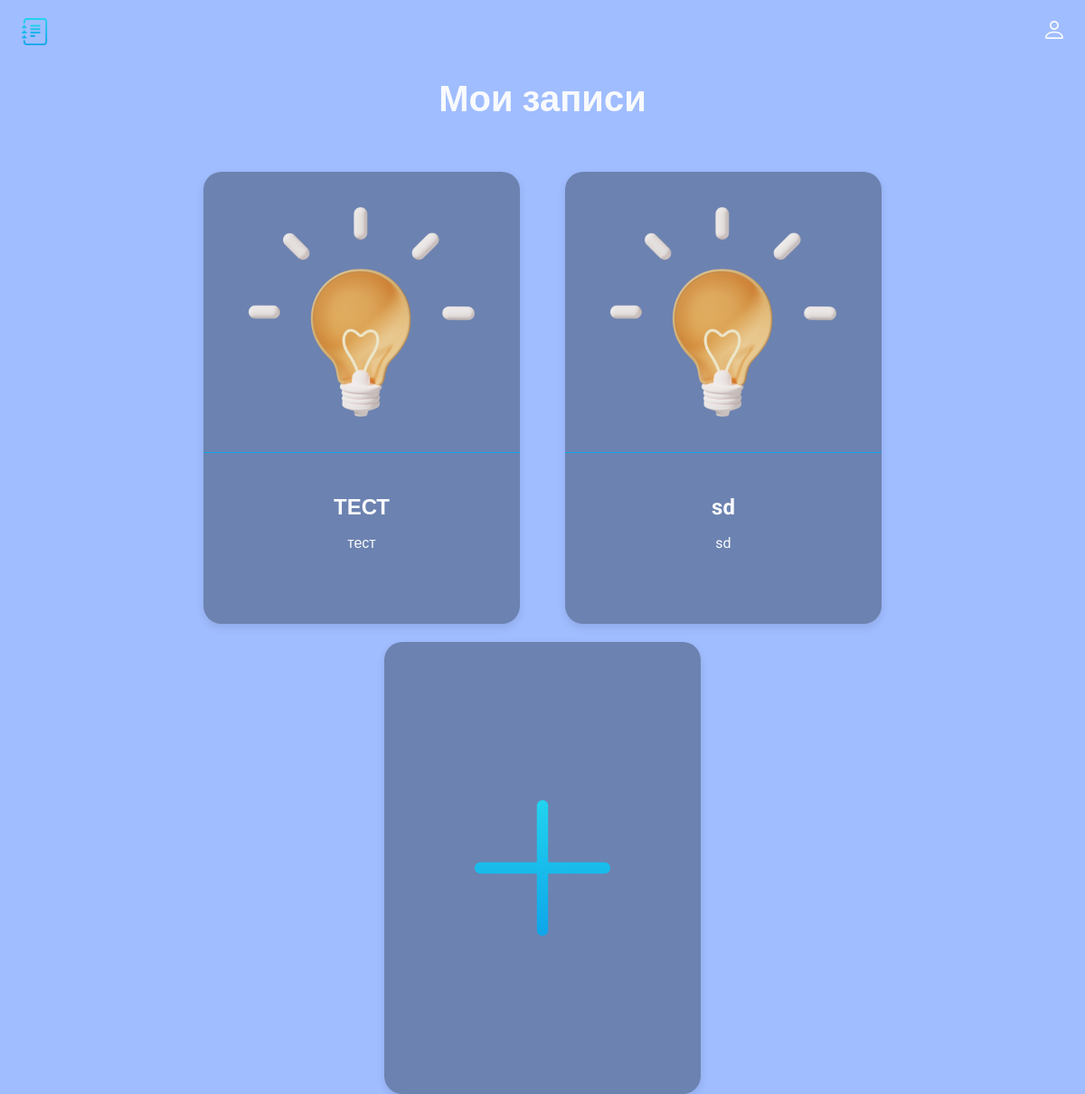
The page /index on the database as committed earlier.
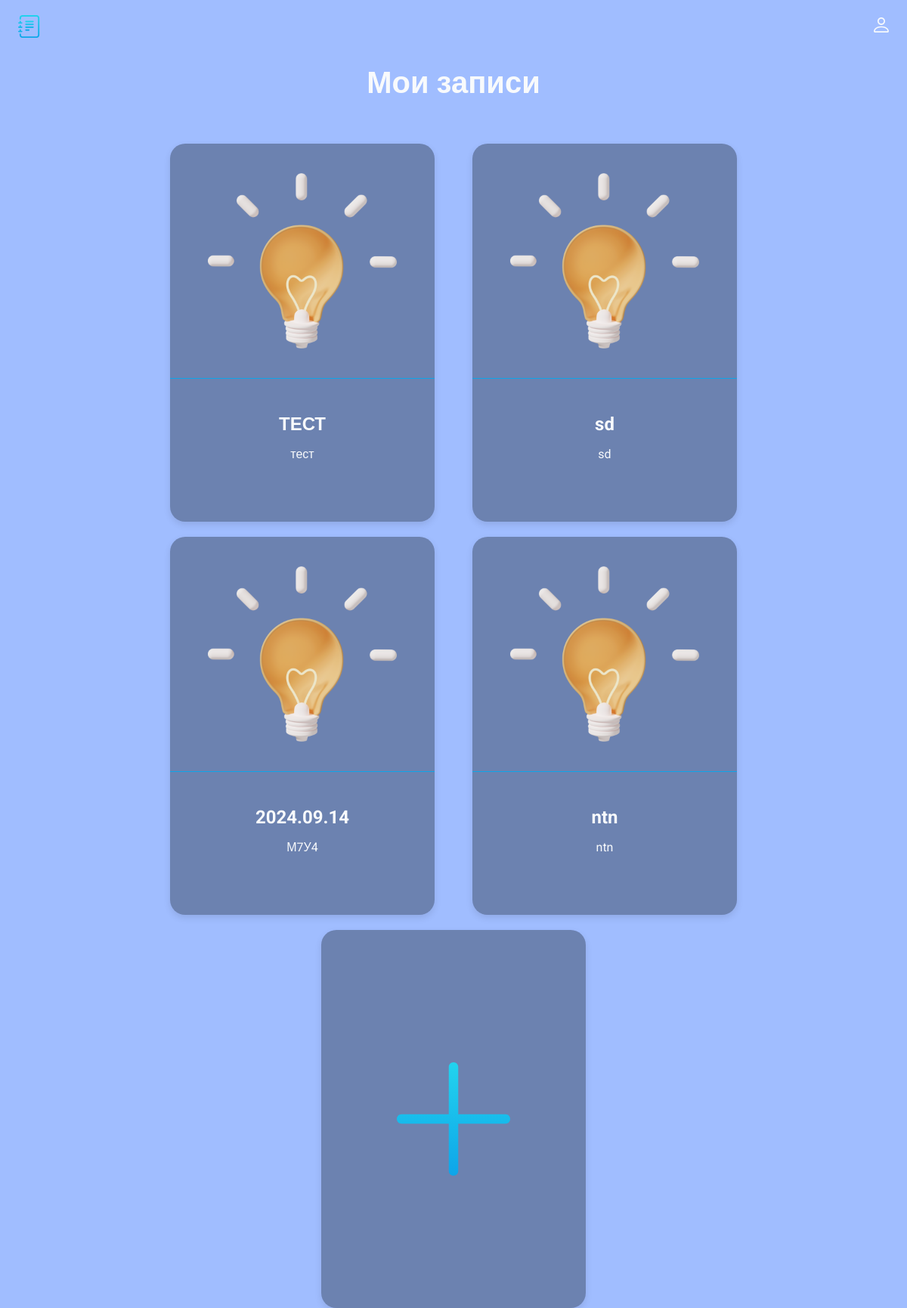
The same page on the database as committed later.
### diary-main/main.py (models this page shows, shortened)
class Card(db.Model):
    id = db.Column(db.Integer, primary_key=True)
    title = db.Column(db.String(100), nullable=False)
    subtitle = db.Column(db.String(300), nullable=False)
    text = db.Column(db.Text, nullable=False)

### diary-main/main.py (the view)
@app.route('/index')
def index():
    cards = Card.query.order_by(Card.id).all()
    return render_template('index.html', cards=cards)

### diary-main/templates/index.html (shortened to what this page needs)
<!doctype html>
<html lang="ru">
<head>
  <link rel="stylesheet" href="../static/css/style.css">
</head>
<body>
  <header class="header">
    <img src="../static/img/logo.svg" alt="logo" width="30" height="30">
    <ul class="main-list">
        <li class="list__item">
            <img src="../static/img/login.svg" alt="login" width="20" height="20">
        </li>
    </ul>
  </header>
  <main>
    {% block content %}
    <h1 class="main__title">Мои записи</h1>
    <ul class="cards-list">
      {% for el in cards%}
      <li class="card">
        <a class="card__link" href="/card/{{el.id}}">
          <img class="card__img" src="../static/img/post_icon.png" width="250" height="250" alt="post_icon">
          <div class="card__text">
            <h2 class="card__title">{{el.title}}</h2>
            <p class="card__subtitle">{{el.subtitle}}</p>
          </div>
        </a>
      </li>
      {% endfor %}
      <li class="card card--creat">
          <a class="creat__link" href="{{url_for('create')}}"></a>
      </li>
    </ul>
    {% endblock %}
  </main>
</body>
</html>

### diary-main/static/css/style.css (style rules this page uses)
body { margin: 0; padding: 0; font-family: 'Roboto', sans-serif; font-size: 16px; line-height: 20px; background-color: #a0bdff; color: #F8FAFC; }
h1, h2, p { margin: 0; }
img { object-fit: contain; }
a { text-decoration: none; color: inherit; transition: 0.2s; }
ul { list-style: none; margin: 0; padding: 0; }
.header { display: flex; justify-content: space-between; align-items: center; padding: 20px 2%; margin-bottom: 30px; }
.main-list { display: flex; align-items: center; gap: 20px; }
.main__title { font-size: 40px; text-align: center; margin-bottom: 70px; }
.cards-list { display: flex; padding: 0 5%; flex-wrap: wrap; flex-direction: row; gap: 20px; column-gap: 50px; justify-content: center; }
.card { width: 350px; height: 500px; transition: 0.2s; background: rgba(30, 41, 59, 0.4); border-radius: 20px; box-shadow: 0px 4px 10px rgba(0, 0, 0, 0.1); }
.card__link { display: flex; flex-direction: column; align-items: center; width: inherit; height: inherit; }
.card__text { border-top: 1px solid rgba(14, 165, 233, 1); width: inherit; display: flex; padding: 50px 0 20px; flex-direction: column; gap: 20px; align-items: center; }
.card__title { padding: 0 20px; text-align: center; }
.card__subtitle { padding: 0 20px; text-align: center; }
.card__img { padding: 30px; }
.creat__link { display: block; width: inherit; height: inherit; background: url(../img/plus.svg) no-repeat; background-size: 200px 200px; background-position: center; }

Rows that differ between the two databases and show on the page:
added Card: title "2024.09.14", subtitle "М7У4"
added Card: title "ntn", subtitle "ntn"
